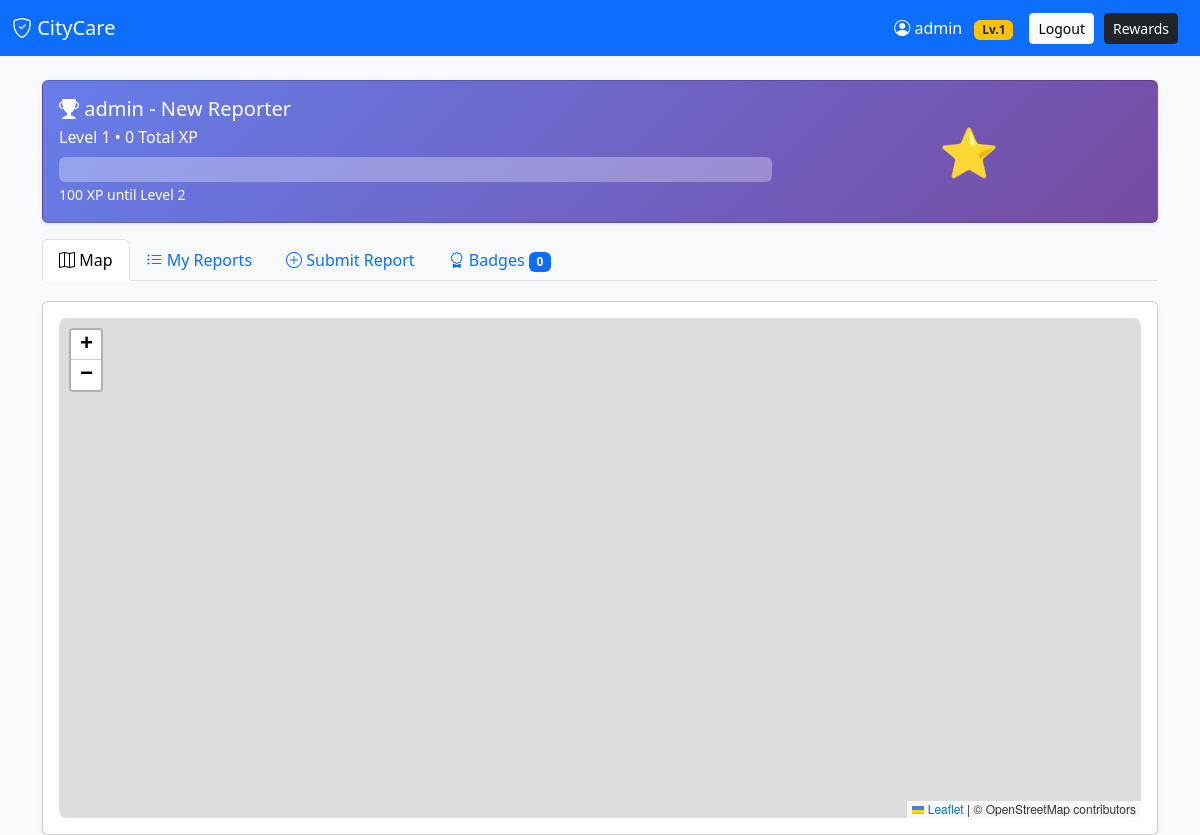
/dashboard.php (signed in), run on the app's committed database.
### tables this page shows
CREATE TABLE `users` (
  `id` int(11) NOT NULL,
  `username` varchar(50) NOT NULL,
  `email` varchar(100) NOT NULL,
  `password` varchar(255) NOT NULL,
  `full_name` varchar(100) NOT NULL,
  `phone` varchar(20) DEFAULT NULL,
  `is_admin` tinyint(1) DEFAULT 0,
  `created_at` timestamp NOT NULL DEFAULT current_timestamp(),
  `report_streak` int(11) DEFAULT 0,
  `last_report_date` date DEFAULT NULL,
  `xp` int(11) DEFAULT 0,
  `level` int(11) DEFAULT 1
);

### includes/functions.php (called while the page is built, shortened)
<?php
function sanitize($data) {
    return htmlspecialchars(strip_tags(trim($data)), ENT_QUOTES, 'UTF-8');
}
function clean($data) {
    return sanitize($data);
}
function getXpForLevel($level) {
    return 100 * $level + 50 * ($level - 1) * $level;
}
function getRankTitle($level) {
    return 'New Reporter';
}
function getXpToNextLevel($xp, $level) {
    $xpForCurrentLevel = getXpForLevel($level);
    $totalXpForPreviousLevels = 0;
    for ($i = 1; $i < $level; $i++) {
        $totalXpForPreviousLevels += getXpForLevel($i);
    }
    $xpIntoCurrentLevel = $xp - $totalXpForPreviousLevels;
    return $xpForCurrentLevel - $xpIntoCurrentLevel;
}
function getUserBadges($conn, $userId) {
    $stmt = $conn->prepare("
        SELECT b.*, ub.earned_at
        FROM badges b
        JOIN user_badges ub ON b.id = ub.badge_id
        WHERE ub.user_id = ?
        ORDER BY ub.earned_at DESC
    ");
    $stmt->execute([$userId]);
    return $stmt->fetchAll();
}
?>

### dashboard.php (the view, shortened to what this page needs)
<?php
require_once 'config/database.php';
require_once 'includes/functions.php';
$userId = $_SESSION['user_id'];
$stmt = $conn->prepare("SELECT * FROM users WHERE id = ?");
$stmt->execute([$userId]);
$user = $stmt->fetch();
$currentLevel = $user['level'];
$currentXp = $user['xp'];
$rankTitle = getRankTitle($currentLevel);
$xpToNextLevel = getXpToNextLevel($currentXp, $currentLevel);
$userBadges = getUserBadges($conn, $userId);
$badgeCount = count($userBadges);
?>
<!DOCTYPE html>
<html lang="en">
<head>
    <link href="https://cdn.jsdelivr.net/npm/bootstrap@5.3.0/dist/css/bootstrap.min.css" rel="stylesheet">
    <link rel="stylesheet" href="https://cdn.jsdelivr.net/npm/bootstrap-icons@1.11.0/font/bootstrap-icons.css">
    <link rel="stylesheet" href="https://unpkg.com/leaflet@1.9.4/dist/leaflet.css" />
</head>
<body class="bg-light">
    <nav class="navbar navbar-expand-lg navbar-dark bg-primary">
        <div class="container-fluid">
            <a class="navbar-brand" href="dashboard.php"><i class="bi bi-shield-check"></i> CityCare</a>
            <div class="d-flex align-items-center">
                <span class="text-white me-3">
                    <i class="bi bi-person-circle"></i> <?= clean($user['username']) ?>
                    <span class="badge bg-warning text-dark ms-2">Lv.<?= $currentLevel ?></span>
                </span>
                <a href="logout.php" class="btn btn-light btn-sm">Logout</a>
                <a href="rewards.php" class="btn btn-dark btn-sm" style="margin: 0 10px">Rewards</a>
            </div>
        </div>
    </nav>
    <div class="container mt-4">
        <div class="card shadow-sm mb-3" style="background: linear-gradient(135deg, #667eea 0%, #764ba2 100%); color: white;">
            <div class="card-body">
                <div class="row align-items-center">
                    <div class="col-md-8">
                        <h5 class="mb-1"><i class="bi bi-trophy-fill"></i> <?= clean($user['username']) ?> - <?= $rankTitle ?></h5>
                        <p class="mb-2">Level <?= $currentLevel ?> • <?= number_format($currentXp) ?> Total XP</p>
                        <div class="progress" style="height: 25px; background: rgba(255,255,255,0.3);">
                        </div>
                        <small><?= number_format($xpToNextLevel) ?> XP until Level <?= $currentLevel + 1 ?></small>
                    </div>
                    <div class="col-md-4 text-center">
                        <div style="font-size: 3rem;">
                            <?php if ($currentLevel >= 30): ?>
                                🏆
                            <?php elseif ($currentLevel >= 20): ?>
                                🥇
                            <?php elseif ($currentLevel >= 10): ?>
                                🥈
                            <?php elseif ($currentLevel >= 5): ?>
                                🥉
                            <?php else: ?>
                                ⭐
                            <?php endif; ?>
                        </div>
                    </div>
                </div>
            </div>
        </div>
        <ul class="nav nav-tabs" role="tablist">
            <li class="nav-item">
                <a class="nav-link active" data-bs-toggle="tab" href="#map-tab"><i class="bi bi-map"></i> Map</a>
            </li>
            <li class="nav-item">
                <a class="nav-link" data-bs-toggle="tab" href="#reports-tab"><i class="bi bi-list-ul"></i> My Reports</a>
            </li>
            <li class="nav-item">
                <a class="nav-link" data-bs-toggle="tab" href="#submit-tab"><i class="bi bi-plus-circle"></i> Submit Report</a>
            </li>
            <li class="nav-item">
                <a class="nav-link" data-bs-toggle="tab" href="#badges-tab">
                    <i class="bi bi-award"></i> Badges
                    <span class="badge bg-primary"><?= $badgeCount ?></span>
                </a>
            </li>
        </ul>
        <div class="tab-content">
            <div id="map-tab" class="tab-pane fade show active">
                <div class="card shadow-sm">
                    <div class="card-body">
                        <div id="map"></div>
                    </div>
                </div>
            </div>
        </div>
    </div>
</body>
</html>

### dashboard.php (style rules this page uses)
#map, #submitMap { height: 500px; border-radius: 8px; }
.tab-content { margin-top: 20px; }

### data on the page
users: username "admin", level "1", level "New Reporter", xp "0", xpToNextLevel "100", $currentLevel + 1 "2"

### other printed values
$badgeCount "0"
